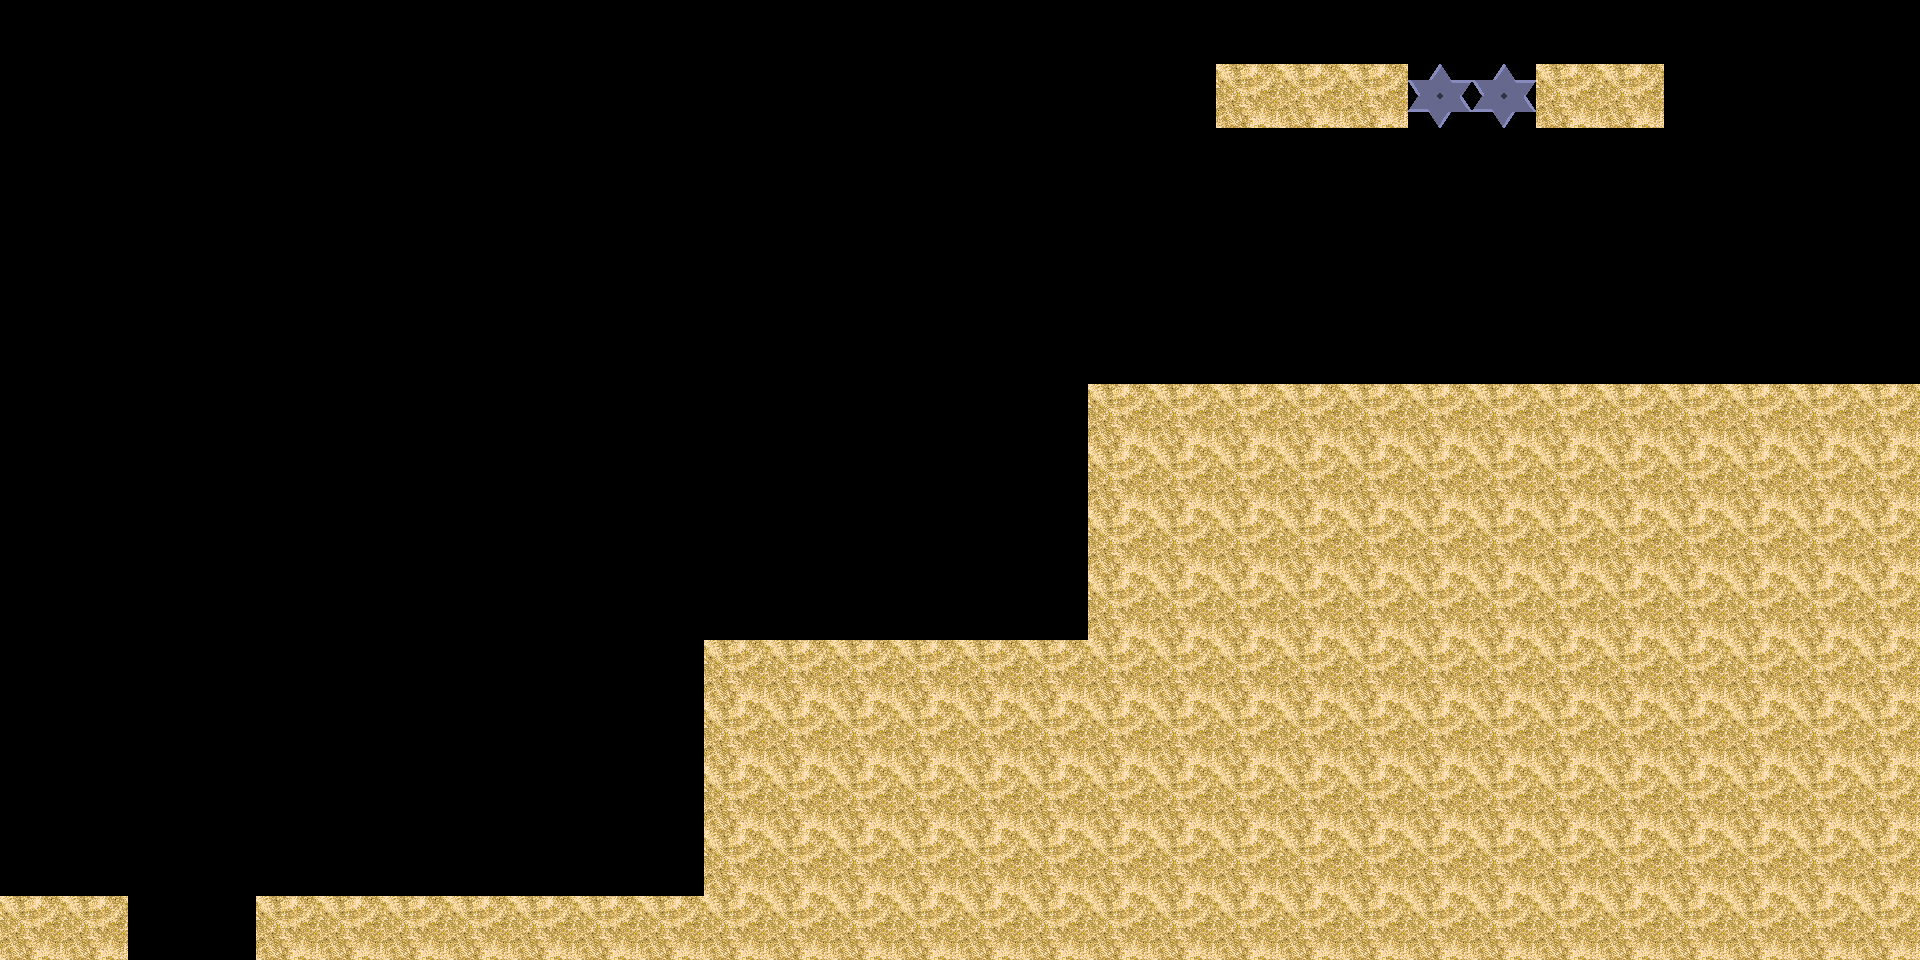

This game map was drawn from its Tiled (.tmx) file and the tilesets committed beside it. A one-line description and the trimmed map source follow:
An orthogonal 30x15 tile map with 64x64 px tiles, 1 tile layer (Capa de Patrones 1) and 14 objects (4x Piso, 2x LimiteEnemigo, Prision, Enemigo).

<map version="1.0" orientation="orthogonal" renderorder="right-down" width="30" height="15" tilewidth="64" tileheight="64" nextobjectid="28">
 <tileset firstgid="1" name="Imagenes" tilewidth="64" tileheight="64">
  <tile id="0">
   <image width="64" height="64" source="../Arena01.png" />
  </tile>
  <tile id="1">
   <image width="64" height="64" source="../EnemigoX01.png" />
  </tile>
  <tile id="2">
   <image width="64" height="64" source="../Personaje01.png" />
  </tile>
  <tile id="3">
   <image width="64" height="64" source="../Prision.png" />
  </tile>
  <tile id="4">
   <image width="64" height="64" source="../Cuchillas01.png" />
  </tile>
 </tileset>
 <layer name="Capa de Patrones 1" width="30" height="15">
  <data>[450 cells, 163 non-empty, 2 distinct tile ids]</data>
 </layer>
 <objectgroup name="Obstacles">
  <object id="4" name="Piso" x="-2" y="896" width="124" height="3" />
  <object id="5" name="Piso" x="264" y="897" width="443.667" height="2" />
  <object id="6" name="Piso" x="714" y="641.667" width="377.667" height="1.66667" />
  <object id="7" name="Piso" x="1098" y="385" width="818.667" height="2" />
  <object id="8" x="1217.33" y="65.3333" width="189.667" height="62.3333" />
  <object id="10" x="1537" y="63.6667" width="125" height="64" />
  <object id="11" name="Prision" x="1409" y="124.333" width="126" height="2" />
  <object id="20" x="123" y="896" width="4" height="64.3333" />
  <object id="21" x="256.667" y="896.333" width="5.33333" height="62.3333" />
  <object id="22" x="705.333" y="641.667" width="5.66667" height="252.667" />
  <object id="23" x="1088.67" y="386" width="4.33333" height="253.667" />
  <object id="24" name="LimiteEnemigo" x="1075.67" y="356" width="17" height="24.6667" />
  <object id="25" name="LimiteEnemigo" x="1872" y="353.333" width="20.6667" height="29" />
  <object id="27" name="Enemigo" x="1366.67" y="365.333" width="30.3333" height="9.33333" />
 </objectgroup>
</map>